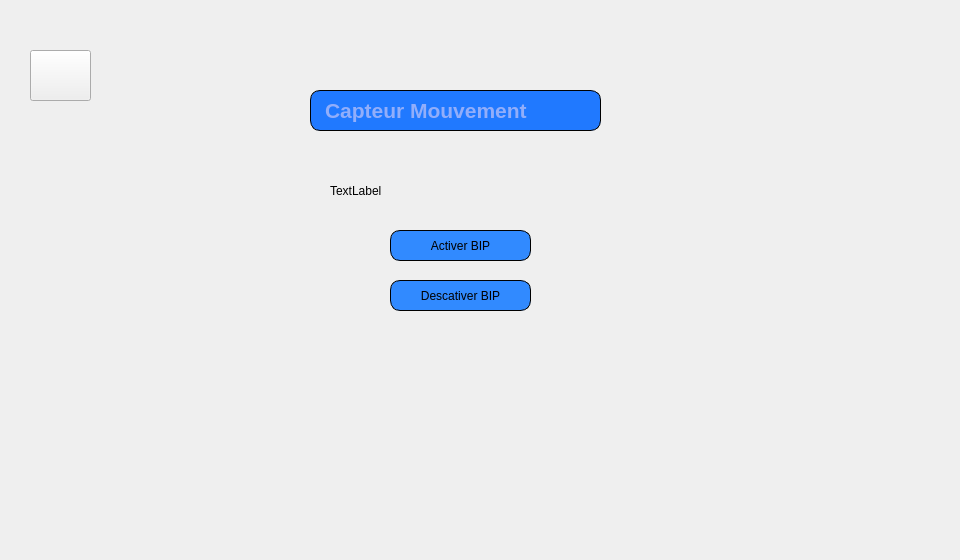
   <widget class="QWidget" name="controlemvmt">
    <widget class="QLabel" name="label_68">
     <property name="geometry">
      <rect>
       <x>0</x>
       <y>-20</y>
       <width>951</width>
       <height>551</height>
      </rect>
     </property>
     <property name="text">
      <string/>
     </property>
     <property name="pixmap">
      <pixmap resource="qt.qrc">:/new/prefix1/icons/haya.png</pixmap>
     </property>
    </widget>
    <widget class="QPushButton" name="activer_bip">
     <property name="geometry">
      <rect>
       <x>390</x>
       <y>230</y>
       <width>141</width>
       <height>31</height>
      </rect>
     </property>
     <property name="styleSheet">
      <string notr="true">		border: 1px solid black;
border-radius: 10px;
padding: 0 8px;
background: #318aff;
font: bold, &quot;Arial&quot;;;
text-align:center;
</string>
     </property>
     <property name="text">
      <string>Activer BIP</string>
     </property>
     <property name="icon">
      <iconset resource="qt.qrc">
       <normaloff>:/new/prefix1/icons/arrow.png</normaloff>:/new/prefix1/icons/arrow.png</iconset>
     </property>
    </widget>
    <widget class="QPushButton" name="des_bip">
     <property name="geometry">
      <rect>
       <x>390</x>
       <y>280</y>
       <width>141</width>
       <height>31</height>
      </rect>
     </property>
     <property name="styleSheet">
      <string notr="true">		border: 1px solid black;
border-radius: 10px;
padding: 0 8px;
background: #318aff;
font: bold, &quot;Arial&quot;;;
text-align:center;
</string>
     </property>
     <property name="text">
      <string>Descativer BIP</string>
     </property>
     <property name="icon">
      <iconset resource="qt.qrc">
       <normaloff>:/new/prefix1/icons/arrow.png</normaloff>:/new/prefix1/icons/arrow.png</iconset>
     </property>
    </widget>
    <widget class="QLabel" name="label_msg">
     <property name="geometry">
      <rect>
       <x>330</x>
       <y>170</y>
       <width>251</width>
       <height>41</height>
      </rect>
     </property>
     <property name="text">
      <string>TextLabel</string>
     </property>
    </widget>
    <widget class="QPushButton" name="home_mouvement">
     <property name="geometry">
      <rect>
       <x>30</x>
       <y>50</y>
       <width>61</width>
       <height>51</height>
      </rect>
     </property>
     <property name="text">
      <string/>
     </property>
     <property name="icon">
      <iconset resource="projet.qrc">
       <normaloff>:/new/prefix1/icons/icons8_home_48px.png</normaloff>:/new/prefix1/icons/icons8_home_48px.png</iconset>
     </property>
     <property name="iconSize">
      <size>
       <width>1000</width>
       <height>1000</height>
      </size>
     </property>
    </widget>
    <widget class="QLabel" name="label_69">
     <property name="geometry">
      <rect>
       <x>300</x>
       <y>70</y>
       <width>311</width>
       <height>311</height>
      </rect>
     </property>
     <property name="text">
      <string/>
     </property>
     <property name="pixmap">
      <pixmap resource="qt.qrc">:/new/prefix1/icons/imf.jpg</pixmap>
     </property>
    </widget>
    <widget class="QLabel" name="label_104">
     <property name="geometry">
      <rect>
       <x>310</x>
       <y>90</y>
       <width>291</width>
       <height>41</height>
      </rect>
     </property>
     <property name="font">
      <font>
       <family>Arial</family>
       <pointsize>16</pointsize>
       <weight>75</weight>
       <italic>false</italic>
       <bold>true</bold>
      </font>
     </property>
     <property name="styleSheet">
      <string notr="true">border: 1px solid black;
background-color: rgb(32, 121, 255);
color: rgb(146, 174, 250);
border-radius: 10px;
padding: 0 8px;

font: bold, &quot;Arial&quot;;;
text-align:center;</string>
     </property>
     <property name="text">
      <string>Capteur Mouvement</string>
     </property>
    </widget>
    <zorder>label_68</zorder>
    <zorder>label_69</zorder>
    <zorder>activer_bip</zorder>
    <zorder>des_bip</zorder>
    <zorder>label_msg</zorder>
    <zorder>home_mouvement</zorder>
    <zorder>label_104</zorder>
   </widget>
